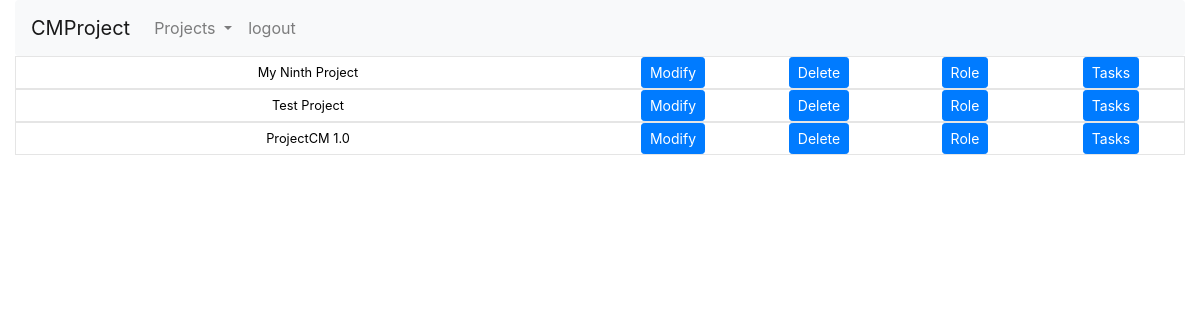
The app's page /projects/manage (signed in) with its own data.
### projectcm_core/models.py (models this page shows, shortened)
class Project(models.Model):
	pjname = models.CharField(max_length=20)
	company = models.ForeignKey(Company, on_delete=models.CASCADE,)
	created_by = models.ForeignKey(User, on_delete=models.CASCADE, default=None, null=True)

### projectcm_core/views.py (the view)
# urls.py: path('manage', views.project_listall, name='project_listall'),
def	project_listall(request):
	if not request.user.is_authenticated:
		context = {}
		return render(request, 'projectcm_core/listall.html', context)
	loginuser = request.user
	project_list = Project.objects.filter(created_by=loginuser)
	context = {'project_manage_list': project_list,
		  }
	return render(request, 'projectcm_core/project_listall.html', context )

### projectcm_core/templatetags/projectcm_extras.py (called while the page is built)
@register.simple_tag(takes_context=True)
def is_company_admin(context, user_name_string):
	user = User.objects.get(username = user_name_string)
	companies = Company.objects.filter(staffs__in = [user,])
	if companies.filter(company_group__in = user.groups.all()).exists():
		return True
	return False

### projectcm_core/templates/projectcm_core/project_listall.html
{% extends 'common/base.html' %}
{% block content %}
<div class="tableContentLayout">
{% if project_manage_list %}
{% for project in project_manage_list %}
<div class="tableContent">
<span>{{ project.pjname }}</span>
<span><a href="manage/{{ project.id }}/modify" class="btn btn-primary btn-sm" role="button" aria-disabled="true">Modify</a></span>
<span><a href="manage/{{ project.id }}/delete" class="btn btn-primary btn-sm" role="button" aria-disabled="true
">Delete</a></span>
<span><a href="manage/{{ project.id }}/role" class="btn btn-primary btn-sm" role="button" aria-disabled="true" >Role</a></span>
<span><a href="manage/{{ project.id }}/task" class="btn btn-primary btn-sm" role="button" aria-disabled="true">Tasks</a></span>
</div>
{% endfor %}
{% endif %}
</div>
{% endblock %}

### projectcm_core/static/css/gantt-chart.css (style rules this page uses)
:root { --rowNum: 4; --mthColNum: 4; --barColNum: 4; --gridHeight: 100px; }
.tableContentLayout { display: grid; border: 0; position: relative; overflow: hidden; box-sizing: border-box; }
.tableContentLayout .tableContent { color: #000; display: grid; grid-template-columns: 50% 12.5% 12.5% 12.5% 12.5%; text-align: center; border: 1px solid rgba(0, 0, 0, 0.1); font-size: 0.8em; align-items: center; }

### templates/common/base.html (style rules this page uses)
body { padding-top: 0px; }

### records on screen
Project: pjname "My Ninth Project"
Project: pjname "Test Project"
Project: pjname "ProjectCM 1.0"
